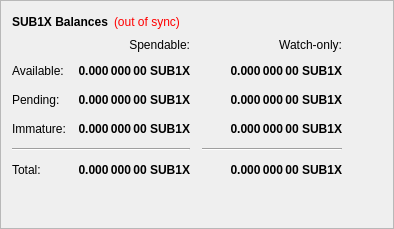
        <widget class="QFrame" name="frame">
         <property name="frameShape">
          <enum>QFrame::StyledPanel</enum>
         </property>
         <property name="frameShadow">
          <enum>QFrame::Raised</enum>
         </property>
         <layout class="QVBoxLayout" name="verticalLayout_4">
          <item>
           <layout class="QHBoxLayout" name="horizontalLayout_4">
            <item>
             <widget class="QLabel" name="label_5">
              <property name="font">
               <font>
                <weight>75</weight>
                <bold>true</bold>
               </font>
              </property>
              <property name="text">
               <string>SUB1X Balances</string>
              </property>
             </widget>
            </item>
            <item>
             <widget class="QLabel" name="labelWalletStatus">
              <property name="cursor">
               <cursorShape>WhatsThisCursor</cursorShape>
              </property>
              <property name="toolTip">
               <string>The displayed information may be out of date. Your wallet automatically synchronizes with the zSub1x network after a connection is established, but this process has not completed yet.</string>
              </property>
              <property name="styleSheet">
               <string notr="true">QLabel { color: red; }</string>
              </property>
              <property name="text">
               <string notr="true">(out of sync)</string>
              </property>
              <property name="alignment">
               <set>Qt::AlignLeading|Qt::AlignLeft|Qt::AlignVCenter</set>
              </property>
             </widget>
            </item>
            <item>
             <spacer name="horizontalSpacer_3">
              <property name="orientation">
               <enum>Qt::Horizontal</enum>
              </property>
              <property name="sizeHint" stdset="0">
               <size>
                <width>40</width>
                <height>20</height>
               </size>
              </property>
             </spacer>
            </item>
           </layout>
          </item>
          <item>
           <layout class="QGridLayout" name="gridLayout">
            <property name="spacing">
             <number>12</number>
            </property>
            <item row="2" column="2">
             <widget class="QLabel" name="labelWatchPending">
              <property name="font">
               <font>
                <weight>75</weight>
                <bold>true</bold>
               </font>
              </property>
              <property name="cursor">
               <cursorShape>IBeamCursor</cursorShape>
              </property>
              <property name="toolTip">
               <string>Unconfirmed transactions to watch-only addresses</string>
              </property>
              <property name="text">
               <string notr="true">0.000 000 00 SUB1X</string>
              </property>
              <property name="alignment">
               <set>Qt::AlignRight|Qt::AlignTrailing|Qt::AlignVCenter</set>
              </property>
              <property name="textInteractionFlags">
               <set>Qt::LinksAccessibleByMouse|Qt::TextSelectableByKeyboard|Qt::TextSelectableByMouse</set>
              </property>
             </widget>
            </item>
            <item row="2" column="1">
             <widget class="QLabel" name="labelUnconfirmed">
              <property name="font">
               <font>
                <weight>75</weight>
                <bold>true</bold>
               </font>
              </property>
              <property name="cursor">
               <cursorShape>IBeamCursor</cursorShape>
              </property>
              <property name="toolTip">
               <string>Total of transactions that have yet to be confirmed, and do not yet count toward the spendable balance</string>
              </property>
              <property name="text">
               <string notr="true">0.000 000 00 SUB1X</string>
              </property>
              <property name="alignment">
               <set>Qt::AlignRight|Qt::AlignTrailing|Qt::AlignVCenter</set>
              </property>
              <property name="textInteractionFlags">
               <set>Qt::LinksAccessibleByMouse|Qt::TextSelectableByKeyboard|Qt::TextSelectableByMouse</set>
              </property>
             </widget>
            </item>
            <item row="3" column="2">
             <widget class="QLabel" name="labelWatchImmature">
              <property name="font">
               <font>
                <weight>75</weight>
                <bold>true</bold>
               </font>
              </property>
              <property name="cursor">
               <cursorShape>IBeamCursor</cursorShape>
              </property>
              <property name="toolTip">
               <string>Staked or masternode rewards in watch-only addresses that has not yet matured</string>
              </property>
              <property name="text">
               <string notr="true">0.000 000 00 SUB1X</string>
              </property>
              <property name="alignment">
               <set>Qt::AlignRight|Qt::AlignTrailing|Qt::AlignVCenter</set>
              </property>
              <property name="textInteractionFlags">
               <set>Qt::LinksAccessibleByMouse|Qt::TextSelectableByKeyboard|Qt::TextSelectableByMouse</set>
              </property>
             </widget>
            </item>
            <item row="4" column="0" colspan="2">
             <widget class="Line" name="lineSpendableBalance">
              <property name="orientation">
               <enum>Qt::Horizontal</enum>
              </property>
             </widget>
            </item>
            <item row="4" column="2">
             <widget class="Line" name="lineWatchBalance">
              <property name="sizePolicy">
               <sizepolicy hsizetype="Preferred" vsizetype="Fixed">
                <horstretch>0</horstretch>
                <verstretch>0</verstretch>
               </sizepolicy>
              </property>
              <property name="minimumSize">
               <size>
                <width>140</width>
                <height>0</height>
               </size>
              </property>
              <property name="orientation">
               <enum>Qt::Horizontal</enum>
              </property>
             </widget>
            </item>
            <item row="5" column="0">
             <widget class="QLabel" name="labelTotalText">
              <property name="text">
               <string>Total:</string>
              </property>
             </widget>
            </item>
            <item row="3" column="1">
             <widget class="QLabel" name="labelImmature">
              <property name="font">
               <font>
                <weight>75</weight>
                <bold>true</bold>
               </font>
              </property>
              <property name="cursor">
               <cursorShape>IBeamCursor</cursorShape>
              </property>
              <property name="toolTip">
               <string>Staked or masternode rewards that has not yet matured</string>
              </property>
              <property name="text">
               <string notr="true">0.000 000 00 SUB1X</string>
              </property>
              <property name="alignment">
               <set>Qt::AlignRight|Qt::AlignTrailing|Qt::AlignVCenter</set>
              </property>
              <property name="textInteractionFlags">
               <set>Qt::LinksAccessibleByMouse|Qt::TextSelectableByKeyboard|Qt::TextSelectableByMouse</set>
              </property>
             </widget>
            </item>
            <item row="2" column="3">
             <spacer name="horizontalSpacer_2">
              <property name="orientation">
               <enum>Qt::Horizontal</enum>
              </property>
              <property name="sizeHint" stdset="0">
               <size>
                <width>40</width>
                <height>20</height>
               </size>
              </property>
             </spacer>
            </item>
            <item row="3" column="0">
             <widget class="QLabel" name="labelImmatureText">
              <property name="text">
               <string>Immature:</string>
              </property>
             </widget>
            </item>
            <item row="5" column="1">
             <widget class="QLabel" name="labelTotal">
              <property name="font">
               <font>
                <weight>75</weight>
                <bold>true</bold>
               </font>
              </property>
              <property name="cursor">
               <cursorShape>IBeamCursor</cursorShape>
              </property>
              <property name="toolTip">
               <string>Your current total balance</string>
              </property>
              <property name="text">
               <string notr="true">0.000 000 00 SUB1X</string>
              </property>
              <property name="alignment">
               <set>Qt::AlignRight|Qt::AlignTrailing|Qt::AlignVCenter</set>
              </property>
              <property name="textInteractionFlags">
               <set>Qt::LinksAccessibleByMouse|Qt::TextSelectableByKeyboard|Qt::TextSelectableByMouse</set>
              </property>
             </widget>
            </item>
            <item row="5" column="2">
             <widget class="QLabel" name="labelWatchTotal">
              <property name="font">
               <font>
                <weight>75</weight>
                <bold>true</bold>
               </font>
              </property>
              <property name="cursor">
               <cursorShape>IBeamCursor</cursorShape>
              </property>
              <property name="toolTip">
               <string>Current total balance in watch-only addresses</string>
              </property>
              <property name="text">
               <string notr="true">0.000 000 00 SUB1X</string>
              </property>
              <property name="alignment">
               <set>Qt::AlignRight|Qt::AlignTrailing|Qt::AlignVCenter</set>
              </property>
              <property name="textInteractionFlags">
               <set>Qt::LinksAccessibleByMouse|Qt::TextSelectableByKeyboard|Qt::TextSelectableByMouse</set>
              </property>
             </widget>
            </item>
            <item row="0" column="2">
             <widget class="QLabel" name="labelWatchonly">
              <property name="text">
               <string>Watch-only:</string>
              </property>
              <property name="alignment">
               <set>Qt::AlignRight|Qt::AlignTrailing|Qt::AlignVCenter</set>
              </property>
             </widget>
            </item>
            <item row="1" column="0">
             <widget class="QLabel" name="labelBalanceText">
              <property name="text">
               <string>Available:</string>
              </property>
             </widget>
            </item>
            <item row="1" column="1">
             <widget class="QLabel" name="labelBalance">
              <property name="font">
               <font>
                <weight>75</weight>
                <bold>true</bold>
               </font>
              </property>
              <property name="cursor">
               <cursorShape>IBeamCursor</cursorShape>
              </property>
              <property name="toolTip">
               <string>Your current spendable balance</string>
              </property>
              <property name="text">
               <string notr="true">0.000 000 00 SUB1X</string>
              </property>
              <property name="alignment">
               <set>Qt::AlignRight|Qt::AlignTrailing|Qt::AlignVCenter</set>
              </property>
              <property name="textInteractionFlags">
               <set>Qt::LinksAccessibleByMouse|Qt::TextSelectableByKeyboard|Qt::TextSelectableByMouse</set>
              </property>
             </widget>
            </item>
            <item row="1" column="2">
             <widget class="QLabel" name="labelWatchAvailable">
              <property name="font">
               <font>
                <weight>75</weight>
                <bold>true</bold>
               </font>
              </property>
              <property name="cursor">
               <cursorShape>IBeamCursor</cursorShape>
              </property>
              <property name="toolTip">
               <string>Your current balance in watch-only addresses</string>
              </property>
              <property name="text">
               <string notr="true">0.000 000 00 SUB1X</string>
              </property>
              <property name="alignment">
               <set>Qt::AlignRight|Qt::AlignTrailing|Qt::AlignVCenter</set>
              </property>
              <property name="textInteractionFlags">
               <set>Qt::LinksAccessibleByMouse|Qt::TextSelectableByKeyboard|Qt::TextSelectableByMouse</set>
              </property>
             </widget>
            </item>
            <item row="2" column="0">
             <widget class="QLabel" name="labelPendingText">
              <property name="text">
               <string>Pending:</string>
              </property>
             </widget>
            </item>
            <item row="0" column="1">
             <widget class="QLabel" name="labelSpendable">
              <property name="text">
               <string>Spendable:</string>
              </property>
              <property name="alignment">
               <set>Qt::AlignRight|Qt::AlignTrailing|Qt::AlignVCenter</set>
              </property>
             </widget>
            </item>
           </layout>
          </item>
          <item>
           <spacer name="verticalSpacer_4">
            <property name="orientation">
             <enum>Qt::Vertical</enum>
            </property>
            <property name="sizeHint" stdset="0">
             <size>
              <width>20</width>
              <height>40</height>
             </size>
            </property>
           </spacer>
          </item>
         </layout>
        </widget>
